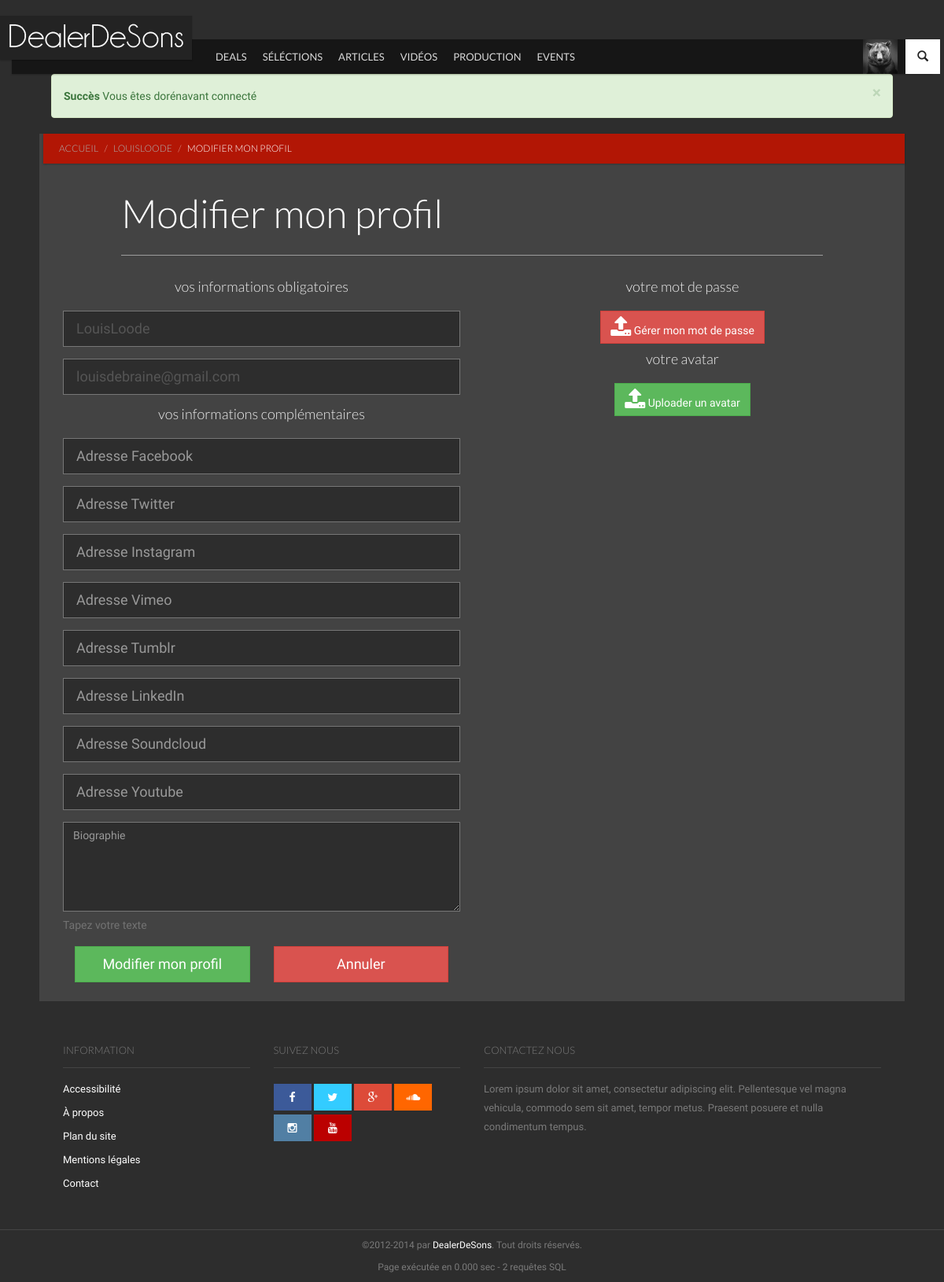
Screenshot of /utilisateur-modifier.html (signed in) with the database file from the repository.
### tables this page shows
CREATE TABLE `categories` (
`id_cat` int(11) NOT NULL,
  `nom_cat` varchar(255) NOT NULL,
  `menu` bit(1) NOT NULL,
  `ordre` int(2) NOT NULL
);

CREATE TABLE `utilisateurs` (
`id_user` int(11) unsigned NOT NULL,
  `nom_user` varchar(32) NOT NULL,
  `password` char(40) NOT NULL,
  `email` varchar(128) NOT NULL,
  `role` int(1) NOT NULL DEFAULT '1',
  `hash_validation` char(32) NOT NULL,
  `date_inscription` datetime NOT NULL,
  `avatar` varchar(128) NOT NULL DEFAULT '',
  `bio` text NOT NULL,
  `facebook` varchar(255) NOT NULL,
  `twitter` varchar(255) NOT NULL,
  `instagram` varchar(255) NOT NULL,
  `vimeo` varchar(255) NOT NULL,
  `tumblr` varchar(255) NOT NULL,
  `linkedin` varchar(255) NOT NULL,
  `soundcloud` varchar(255) NOT NULL,
  `youtube` varchar(255) NOT NULL
);

### inc/init.php (called while the page is built, shortened)
<?php
	include(dirname(__FILE__).'/modeles/articles.php');
	include(dirname(__FILE__).'/modeles/utilisateurs.php');
	$verif_connect = (isset($_SESSION['id']) AND isset($_SESSION['pseudo']));
	if ($verif_connect){
		$infosUser = display_utilisateur($_SESSION['id']);
		$user_infos = $infosUser['0'];
	}
	$categories_menu = liste_categories('menu', 'croissant');
?>

### inc/modeles/utilisateurs.php (called while the page is built, shortened)
<?php
function display_utilisateur($id_user){
	$myRequete = 'SELECT *
						FROM utilisateurs
						WHERE id_user = '.$id_user.'';
	$req = requete($myRequete);
        while ($data = mysqli_fetch_assoc($req))
        {
                $infos[] = $data;
        }
        return $infos;
}
?>

### inc/fonctions.php (called while the page is built, shortened)
<?php
function requete($myRequete) {
	global $query_count, $myConnexion;
	return mysqli_query($myConnexion,$myRequete);
}
?>

### inc/modeles/articles.php (called while the page is built, shortened)
<?php
function liste_categories($menu='', $by=''){
	$categories = array();
	$req_menu = '';
	$order_by = '';
	$limit = '';
	switch ($menu)
	{
	case 'menu':
        $req_menu = 'WHERE menu = 1';
    break;
	}
	switch ($by)
	{
	case 'croissant':
        $order_by = 'ORDER BY ordre ASC';
    break;
	}
	$ajoutRequete = $req_menu.' '.$order_by.' '.$limit.'';
	$myRequete = 'SELECT *
					FROM categories
					'.$ajoutRequete;
	$req = requete($myRequete);
        while ($data = mysqli_fetch_assoc($req))
        {
                $categories[] = $data;
        }
        return $categories;
}
?>

### pages/vues/modif-profil.php (the view, shortened to what this page needs)
		<div id="content" class="content bg-base section">
		<div class="ribbon ribbon-highlight">
						<ol class="breadcrumb ribbon-inner">
							<li><a href="index.php">Accueil</a></li>
							<li><a href="utilisateurs-0-<?php echo $user_infos['id_user'];?>.html"><?php echo $user_infos['nom_user'];?></a></li>
							<li class="active">Modifier mon profil</li>
						</ol>
					</div>
				<div class="row">
					<header class="page-header col-md-10 col-md-offset-1">
						<h2 class="page-title full-page-title">
							Modifier mon profil
						</h2>
					</header>
	<div class="row">
    <div class="col-xs-12 col-sm-6 col-md-6">
	<form role="form">
    	<h4 class="text-center">vos informations obligatoires</h4>
			<div class="form-group">
				<input type="text" name="display_name" id="display_name" class="form-control input-lg" value="<?php echo $user_infos['nom_user'];?>" tabindex="3">
			</div>
			<div class="form-group">
				<input type="email" name="email" id="email" class="form-control input-lg" value="<?php echo $user_infos['email'];?>" tabindex="4">
			</div>
			<h4 class="text-center">vos informations complémentaires</h4>
			<div class="form-group">
				<input type="text" name="facebook" id="facebook" class="form-control input-lg" <?php echo (($user_infos['facebook']=='') ? 'placeholder="Adresse Facebook"' : 'value="'.$user_infos['facebook']).'"'; ?> tabindex="4">
			</div>
			<div class="form-group">
				<input type="text" name="twitter" id="twitter" class="form-control input-lg" <?php echo (($user_infos['twitter']=='') ? 'placeholder="Adresse Twitter"' : 'value="'.$user_infos['twitter']).'"'; ?> tabindex="4">
			</div>
			<div class="form-group">
				<input type="text" name="instagram" id="instagram" class="form-control input-lg" <?php echo (($user_infos['instagram']=='') ? 'placeholder="Adresse Instagram"' : 'value="'.$user_infos['instagram']).'"'; ?> tabindex="4">
			</div>
			<div class="form-group">
				<input type="text" name="vimeo" id="vimeo" class="form-control input-lg" <?php echo (($user_infos['vimeo']=='') ? 'placeholder="Adresse Vimeo"' : 'value="'.$user_infos['vimeo']).'"'; ?> tabindex="4">
			</div>
			<div class="form-group">
				<input type="text" name="tumblr" id="tumblr" class="form-control input-lg" <?php echo (($user_infos['tumblr']=='') ? 'placeholder="Adresse Tumblr"' : 'value="'.$user_infos['tumblr']).'"'; ?> tabindex="4">
			</div>
			<div class="form-group">
				<input type="text" name="linkedin" id="linkedin" class="form-control input-lg" <?php echo (($user_infos['linkedin']=='') ? 'placeholder="Adresse LinkedIn"' : 'value="'.$user_infos['linkedin']).'"'; ?> tabindex="4">
			</div>
			<div class="form-group">
				<input type="text" name="soundcloud" id="soundcloud" class="form-control input-lg" <?php echo (($user_infos['soundcloud']=='') ? 'placeholder="Adresse Soundcloud"' : 'value="'.$user_infos['soundcloud']).'"'; ?> tabindex="4">
			</div>
			<div class="form-group">
				<input type="text" name="youtube" id="youtube" class="form-control input-lg" <?php echo (($user_infos['youtube']=='') ? 'placeholder="Adresse Youtube"' : 'value="'.$user_infos['youtube']).'"'; ?> tabindex="4">
			</div>
			<div class="form-group">
				<textarea class="form-control" name="bio" id="bio" <?php echo (($user_infos['bio']=='') ? 'placeholder="Biographie"' : 'value="'.$user_infos['bio']).'"'; ?> cols=50 rows=5 class="form-control"></textarea>
				<p class="help-block"><span id="compteur_bio">Tapez votre texte</span></p>
			</div>
			<div class="row">
				<div class="col-xs-12 col-md-6"><input type="submit" value="Modifier mon profil" class="btn btn-success btn-block btn-lg" tabindex="7"><br /></div>
				<div class="col-xs-12 col-md-6"><a href="#" class="btn btn-danger btn-block btn-lg">Annuler</a><br /></div>
			</div>
		</form>
	</div>
	<div class="col-xs-12 col-sm-6 col-md-6">
		<div class="col-md-12">
			<h4 class="text-center">votre mot de passe</h4>
						<div class="col-md-12 text-center">
							<a class="btn btn-danger" href="#" data-toggle="modal" data-target="#mdp"><i class="fa fa-upload fa-2x"></i> Gérer mon mot de passe</a>
						</div>
		</div>
		<div class="col-md-12">
			<h4 class="text-center">votre avatar</h4>
						<div class="col-md-12 text-center">
							<a class="btn btn-success" href="#" data-toggle="modal" data-target="#avatar"><i class="fa fa-upload fa-2x"></i> Uploader un avatar</a>
						</div>
		</div>
	</div>
	</div>
</div>
</div>

### pages/vues/header.php (shortened to what this page needs)
<!DOCTYPE html>
 <html class="no-js">
	<head>
		<link rel="stylesheet" href="vendor/bootstrap/css/bootstrap.min.css">
		<link rel="stylesheet" href="vendor/font-awesome/css/font-awesome.min.css">
		<link rel="stylesheet" href="vendor/prettyPhoto/css/prettyPhoto.css">
		<link rel="stylesheet" href="css/base.css">
		<link rel="stylesheet" href="css/components.css">
		<link rel="stylesheet" href="css/style.css">
		<link rel="stylesheet" href="css/modifs.css">
	</head>
	<body>
		<nav id="header" class="header-navbar" role="navigation">
			<div class="header-navbar-inner container">
				<div id="brand" class="navbar-brand">
					<a href="index.html" rel="bookmark">
						<img src="img/light-logo.png" data-src="img/light-logo.png" data-src-retina="img/logo-retina.png" width="244" height="56" alt="">
					</a>
				</div>
				<ul class="nav nav-icons">
					<li>
						<a href="#" class="btn-icon" data-toggle=".header-navbar-inner" data-toggle-class="search-toggled-in">
							<span class="search-toggled-out-icon glyphicon glyphicon-search"></span>
						</a>
					</li>
				</ul>
				<ul class="nav navbar-nav">
<?php if ($verif_connect){ ?>
					<li class="nav-all pull-right">
						<a href="#" data-toggle="li">
							<span class="img"><img src="img/Tests/avatar.jpg" alt="Avatar de <?php echo $user_infos['id_user'];?>"></span>
						</a>
					</li>
<?php }else{?>
					<li class="pull-right"><a href="connexion.html" class="btn btn-danger">Connexion</a></li>
<?php } ?>
<?php
foreach($categories_menu as $data)
{
?>
					<li class="visible-md visible-lg"><a href="categories-<?php echo $data['id_cat']; ?>.html"><?php echo $data['nom_cat']; ?></a></li>
<?php
}
?>
				</ul>
			</div>
		</nav>
		<div id="main" class="container">
				<?php include 'includes/messages_erreurs.php'; ?>

### css/base.css (style rules this page uses)
html,body { height:100% }
body { font-family:'Droid Sans',sans-serif;font-size:14px;line-height:24px }
h1,h2,h3,h4,h5,h6 { font-family:'Lato',sans-serif;font-weight:300;margin-bottom:20px }
img { max-width:100% }
.header-navbar { position:absolute;z-index:1000;width:100%;margin-top:50px;height:44px;line-height:44px;-webkit-border-radius:0;-moz-border-radius:0;-o-border-radius:0;border-radius:0;-moz-background-clip:padding;-webkit-background-clip:padding-box;-o-background-clip:padding-box;background-clip:padding-box;border:0;min-height:inherit;-webkit-transition:all .2s linear;-moz-transition:all .2s linear;-ms-transition:all .2s linear;-o-transition:all .2s linear;font-family:'Lato',sans-serif }
.header-navbar .header-navbar-inner { position:relative;padding:0;height:44px }
.header-navbar .btn-icon { padding:0;margin:0;line-height:44px;height:44px;width:44px;border:0;background-color:transparent }
.header-navbar .navbar-brand { margin:0 5px 0 0;padding:0;width:244px;height:44px;-webkit-transition:all .2s linear;-moz-transition:all .2s linear;-ms-transition:all .2s linear;-o-transition:all .2s linear;border-right:1px solid transparent }
.header-navbar .navbar-brand a { position:relative;top:-30px;left:-15px;display:block;width:244px;height:56px;-webkit-transition:all .2s linear;-moz-transition:all .2s linear;-ms-transition:all .2s linear;-o-transition:all .2s linear }
.header-navbar .navbar-brand a img { vertical-align:top;position:relative;height:auto }
.header-navbar .nav-icons { position:relative;height:44px;width:44px;float:right;margin-right:-10px }
.header-navbar .nav-icons>li { width:44px;height:44px }
.header-navbar .nav-icons>li>a { padding:0;line-height:44px;width:44px;text-align:center }
.header-navbar .nav-icons .search-toggled-out-icon { display:inline-block;zoom:1;*display:inline }
.nav.navbar-nav { height:44px;line-height:44px;float:none;display:block;width:auto;font-size:13px }
.nav.navbar-nav>li { height:44px;line-height:44px }
.nav.navbar-nav>li.nav-all { border-left:transparent 1px solid }
.nav.navbar-nav>li.nav-all>a { line-height:44px;height:44px }
.nav.navbar-nav>li>a { padding:0 10px;line-height:44px;height:44px;text-transform:uppercase }
#main { padding-top:94px;position:relative }
.page-header { border:0;margin-top:15px;margin-bottom:20px;border-bottom:1px solid #ccc }
.page-header[class*="col-"] .page-title,.page-header[class^="col-"] .page-title { margin-top:0;position:relative;left:-15px }
.page-title,.page-title.full-page-title { font-size:36px;line-height:43px;margin-bottom:5px;font-weight:300;overflow:hidden }
.section { position:relative;margin-bottom:20px;*zoom:1 }
.section:before,.section:after { display:table;line-height:0;content:"" }
.section:after { clear:both }
.container>.section:not(.row),.container>.section.not-row { padding-left:15px;padding-right:15px;margin-left:-15px;margin-right:-15px }
@media (min-width: 768px) { .page-header { margin-top:15px;margin-bottom:15px } }
@media (min-width: 768px) { .page-title,.page-title.full-page-title { font-size:41px;line-height:48px } }
@media (min-width: 769px) { .nav.navbar-nav>li { display:none } }
@media (min-width: 769px) { .nav.navbar-nav>li:nth-child(1),.nav.navbar-nav>li:nth-child(2),.nav.navbar-nav>li:nth-child(3) { display:block } }
@media (min-width: 899px) { .nav.navbar-nav>li:nth-child(4) { display:block } }
@media (min-width: 992px) { .nav.navbar-nav>li:nth-child(5) { display:block } }
@media (min-width: 992px) { .page-header { margin-top:15px;margin-bottom:20px } }
@media (min-width: 1150px) { .nav.navbar-nav>li:nth-child(6) { display:block } }
@media (min-width: 1200px) { .container { max-width:1170px } }
@media (min-width: 1200px) { .page-title { font-size:46px;line-height:53px;padding-bottom:10px } }
@media (min-width: 1200px) { .page-title.full-page-title { font-size:50px;line-height:57px } }

### rows the page displays
categories: nom_cat "DEALS"
categories: nom_cat "SÉLÉCTIONS"
categories: nom_cat "ARTICLES"
categories: nom_cat "VIDÉOS"
categories: nom_cat "PRODUCTION"
categories: nom_cat "EVENTS"
utilisateurs: nom_user "LOUISLOODE", display_name "LouisLoode", email "louisdebraine@gmail.com"

### other values shown
$data['TITRE'] "Succès"
$data['MESSAGE'] "Vous êtes dorénavant connecté"
$query_count "2"
